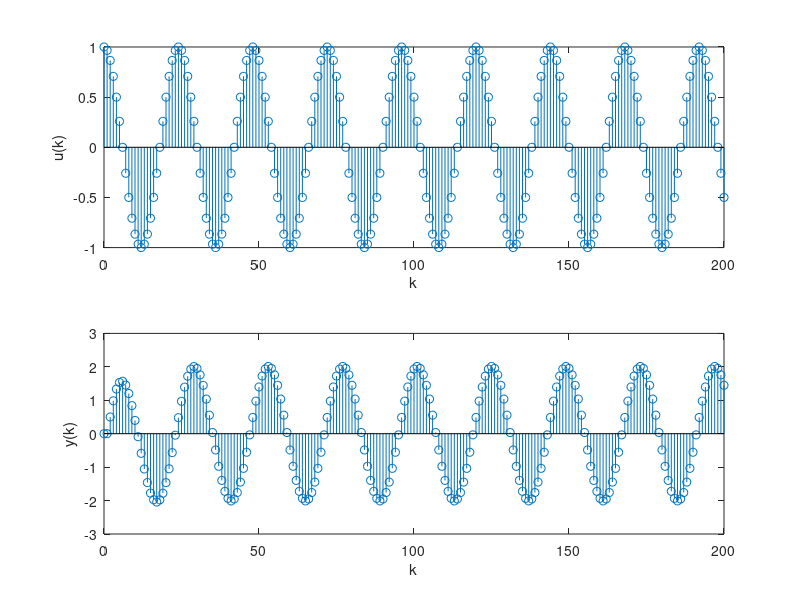
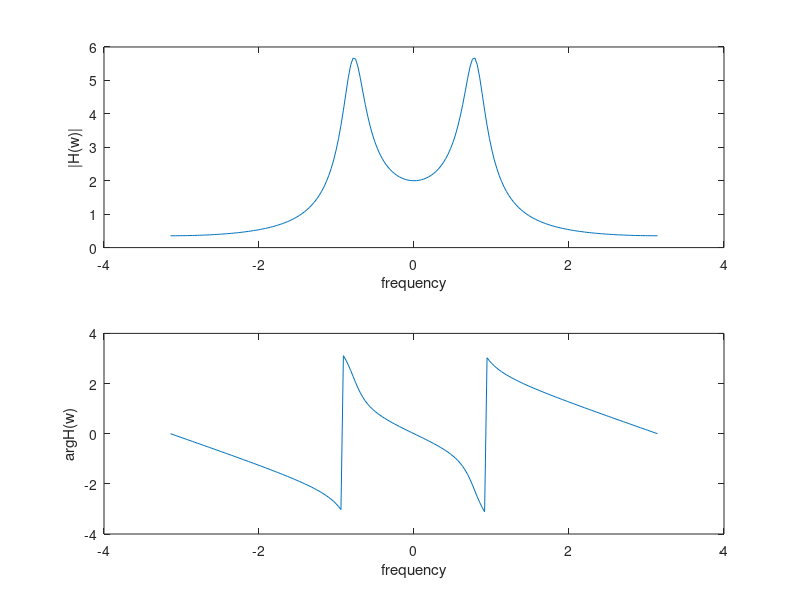

Write the MATLAB code that produced these figures, in order.
#TS pratica10figure(1)
clf
k=0:200;                   % intervalo de tempo usado no ensaio

yk=2.594*cos((pi/8).*k-0.642)
figure(5)

stem( yk,k )



w=-pi:2*pi/200:pi;    %  frequencias a usar no grï¿½fico
z1=exp(-i*w);          %  simplifica a expressï¿½o de Hw
Hw=(1.0468*z1.^2  ) ./ ( 1-1.2162*z1+0.7396*z1.^2);
subplot(211)
plot(w,abs(Hw))    %  diagrama de modulo
ylabel("|H(w)|")
xlabel("frequency")
subplot(212)
plot(w,angle(Hw))    %  diagrama de argumento
ylabel("arg{H(w)}")
xlabel("frequency")

figure(2)
clf

num=[ 0   0   0.5  ];    % numerador da funcao de transferencia
den=[ 1  -1  0.16  ];     % denominador da funcao de transferencia
k=0:200;                   % intervalo de tempo usado no ensaio
w_o= pi/12;                % frequencia do sinal de entrada
u= cos(w_o*k);            % o sinal de entrada
y=filter(num,den,u);      % calculo do sinal de saida de Hw
subplot(211)
stem(k,u);           % grafico do sinal de entrada para comparação
ylabel("u(k)")
xlabel("k")
subplot(212)
stem(k,y);           %  grafico do sinal de saida
ylabel("y(k)")
xlabel("k")

